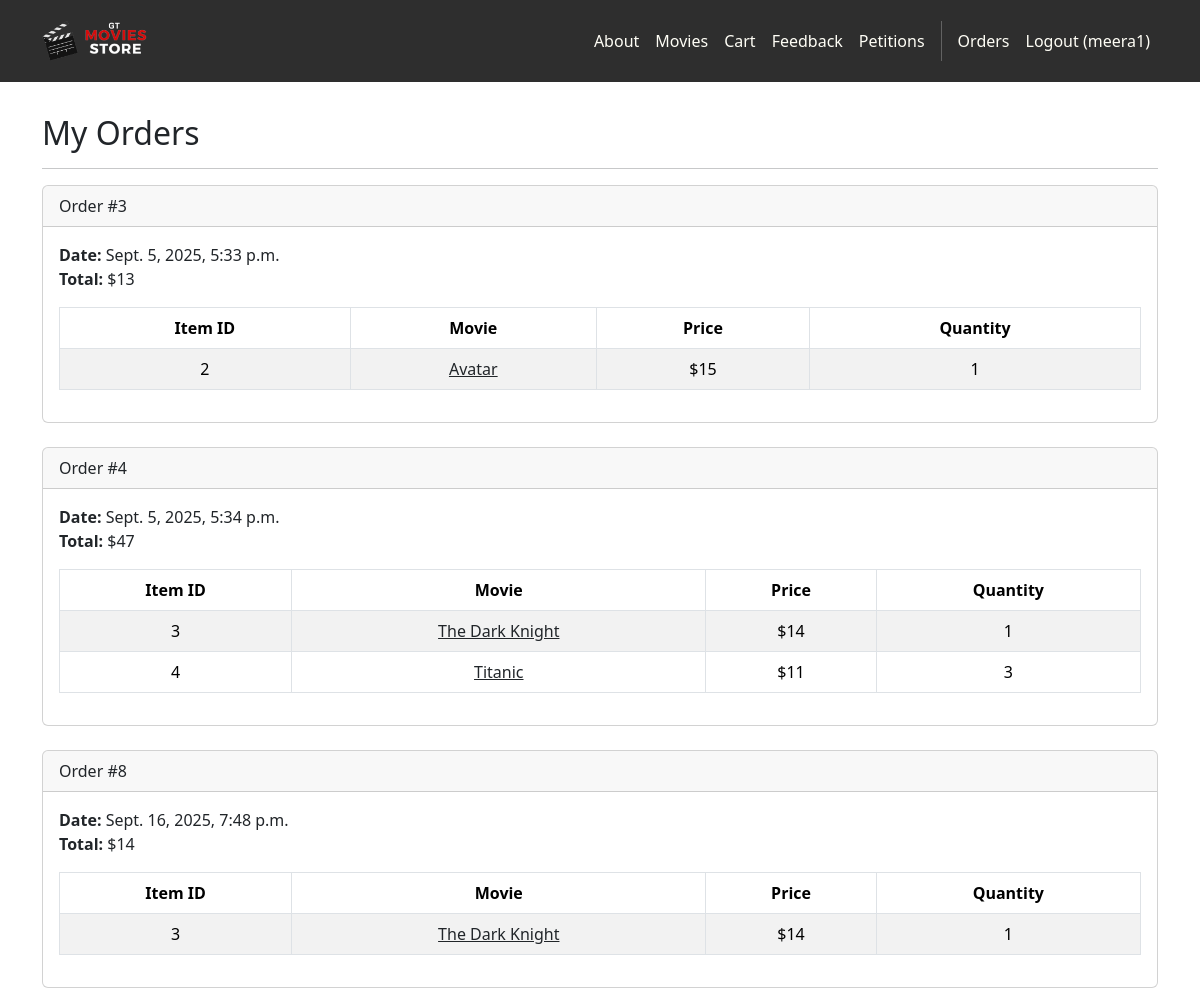
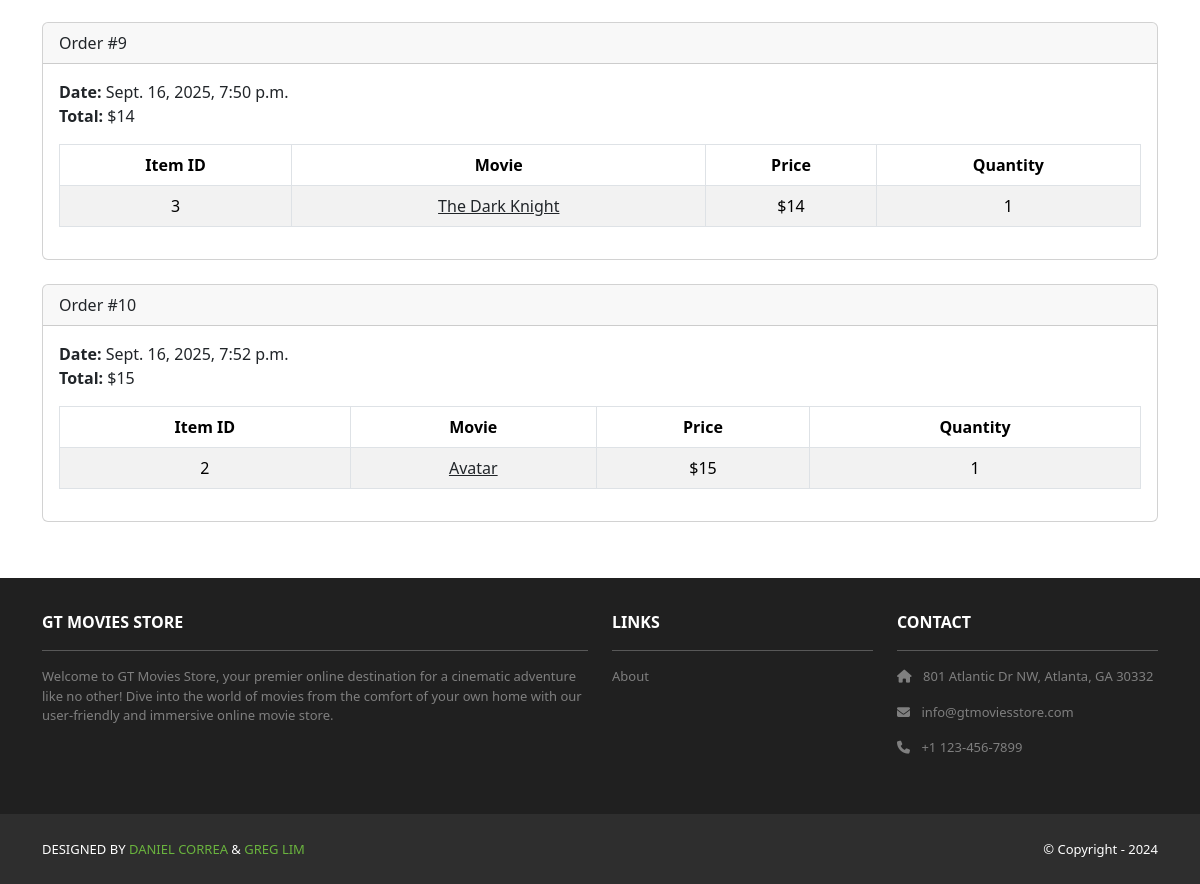
The page /accounts/orders/ (signed in) on the database its author committed (2 pictures, top to bottom).
### cart/models.py (models this page shows, shortened)
class Order(models.Model):
    id = models.AutoField(primary_key=True)
    total = models.IntegerField()
    date = models.DateTimeField(auto_now_add=True)
    user = models.ForeignKey(User, on_delete=models.CASCADE)

class Item(models.Model):
    id = models.AutoField(primary_key=True)
    price = models.IntegerField()
    quantity = models.IntegerField()
    order = models.ForeignKey(Order, on_delete=models.CASCADE)
    movie = models.ForeignKey(Movie, on_delete=models.CASCADE)

### movies/models.py (models this page shows, shortened)
class Movie(models.Model):
    id = models.AutoField(primary_key=True)
    name = models.CharField(max_length=255)
    price = models.IntegerField()
    description = models.TextField()
    image = models.ImageField(upload_to='movie_images/')

### accounts/views.py (the view)
# urls.py: path('orders/', views.orders, name='accounts.orders'),
@login_required
def orders(request):
    template_data = {}
    template_data['title'] = 'Orders'
    template_data['orders'] = request.user.order_set.all()
    return render(request, 'accounts/orders.html',  {'template_data': template_data})

### accounts/templates/accounts/orders.html
{% extends 'base.html' %}
{% block content %}
<div class="p-3">
    <div class="container">
        <div class="row mt-3">
            <div class="col mx-auto mb-3">
                <h2>My Orders</h2>
                <hr />
                {% for order in template_data.orders %}
                <div class="card mb-4">
                    <div class="card-header">
                    Order #{{ order.id }}
                    </div>
                    <div class="card-body">
                        <b>Date:</b> {{ order.date }}<br />
                        <b>Total:</b> ${{ order.total }}<br />
                        <table class="table table-bordered table-striped text-center mt-3">
                            <thead>
                                <tr>
                                    <th scope="col">Item ID</th>
                                    <th scope="col">Movie</th>
                                    <th scope="col">Price</th>
                                    <th scope="col">Quantity</th>
                                </tr>
                            </thead>
                            <tbody>
                                {% for item in order.item_set.all %}
                                <tr>
                                    <td>{{ item.movie.id }}</td>
                                    <td> <a class="link-dark" href="{% url 'movies.show' id=item.movie.id %}">
                                        {{ item.movie.name }} </a>
                                    </td>
                                    <td>${{ item.movie.price }}</td>
                                    <td>{{ item.quantity }}</td>
                                </tr>
                                {% endfor %}
                            </tbody>
                        </table>
                    </div>
                </div>
                {% endfor %}
            </div>
        </div>
    </div>
</div>
{% endblock content %}

### moviesstore/templates/base.html (shortened to what this page needs)
<!DOCTYPE html>
<html>
    {% load static %}
    <head>
        <link href=
        "https://cdn.jsdelivr.net/npm/bootstrap@5.3.3/dist/css/bootstrap.min.css" rel="stylesheet"
>
        <link rel=
        "stylesheet" href="https://cdnjs.cloudflare.com/ajax/libs/font-awesome/6.1.1/css/all.min.css">
        <link rel="stylesheet" type="text/css" href="{% static 'css/style.css' %}">
    </head>
    <body>
        <nav class="p-3 navbar navbar-dark bg-dark navbar-expand-lg">
            <div class="container">
                <a class="navbar-brand" href="{% url 'home.index' %}">
                    <img src="{% static 'img/logo.png' %}" alt="logo" height="40" />
                </a>
                <div class="collapse navbar-collapse" id="navbarNavAltMarkup">
                    <div class="navbar-nav ms-auto navbar-ml">
                        <a class="nav-link" href="{% url 'home.about' %}">About</a>
                        <a class="nav-link" href= "{% url 'movies.index' %}">Movies</a>
                        <a class="nav-link" href="{% url 'cart.index' %}">Cart</a>
                        <a class="nav-link" href="{% url 'cart.all_feedback' %}">Feedback</a>
                        <a class="nav-link" href="{% url 'petition_list' %}">Petitions</a>
                        {% if user.is_authenticated %}
                        <a class="nav-link" href="{% url 'accounts.orders' %}">Orders</a>
                        <a class="nav-link" href="{% url 'accounts.logout' %}">Logout ({{user.username }})</a>
                        {% else %}
                        <a class="nav-link" href="{% url 'accounts.login' %}">Login</a>
                        <a class="nav-link" href="{% url 'accounts.signup' %}">Sign Up</a>
                        {% endif %}
                    </div>
                </div>
            </div>
        </nav>
        <div>
            {% block content %}
            {% endblock content %}
        </div>
        <section class="p-3 ms-footer">
            <div class="container">
                <div class="row mt-3 text-white">
                    <div class="col-md-6 col-lg-6 col-xl-6 mx-auto mb-4">
                        <b>GT MOVIES STORE</b>
                        <hr />
                        <p>Welcome to GT Movies Store, your premier online destination for a cinematic
                        adventure like no other! Dive into the world of movies from the comfort of your own home with our user-friendly
                        and immersive online movie store.</p>
                    </div>
                    <div class="col-md-3 col-lg-3 col-xl-3 mx-auto mb-4">
                        <b>LINKS</b>
                        <hr />
                        <p><a class="nav-link" href="{% url 'home.about' %}">About</a></p>
                    </div>
                    <div class="col-md-3 col-lg-3 col-xl-3 mx-auto mb-4">
                        <b>CONTACT</b>
                        <hr />
                        <p><i class="fas fa-home me-2"></i> 801 Atlantic Dr NW, Atlanta, GA 30332</p>
                        <p><i class="fas fa-envelope me-2"></i> info@gtmoviesstore.com</p>
                        <p><i class="fas fa-phone me-2"></i> +1 123-456-7899</p>
                    </div>
                </div>
            </div>
        </section>
        <section class="p-3 ms-footer-bottom bg-dark">
            <div class="container d-flex justify-content-between">
                <div class="me-5 text-white">
                    <span>DESIGNED BY <a href="https://www.x.com/danielgarax" target="_blank">DANIEL CORREA</a> & <a href="https://www.x.com/greglim81" target="_blank">GREG LIM</a>
                    </span>
                </div>
                <div class="text-white">
                    <span>© Copyright - 2024</span>
                </div>
            </div>
        </section>
    </body>
</html>

### moviesstore/static/css/style.css (style rules this page uses)
.navbar a.nav-link { color: #FFFEF6 !important; }
.bg-dark { background-color: #2E2E2E !important; }
.ms-footer { background-color: #202020; }
.ms-footer p { color: #7F7F7F; font-size: 13px; }
.ms-footer-bottom span { font-size: 13px; line-height: 38px; }
.ms-footer-bottom a { color: #6ab43e; text-decoration: none; }

### rows shown on the page
Order: id "3", date "Sept. 5, 2025, 5:33 p.m.", total "13"
Item: movie.id "2", movie.name "Avatar", movie.price "15", quantity "1"
Order: id "4", date "Sept. 5, 2025, 5:34 p.m.", total "47"
Item: movie.id "3", movie.name "The Dark Knight", movie.price "14", quantity "1"
Item: movie.id "4", movie.name "Titanic", movie.price "11", quantity "3"
Order: id "8", date "Sept. 16, 2025, 7:48 p.m.", total "14"
Item: movie.id "3", movie.name "The Dark Knight", movie.price "14", quantity "1"
Order: id "9", date "Sept. 16, 2025, 7:50 p.m.", total "14"
Item: movie.id "3", movie.name "The Dark Knight", movie.price "14", quantity "1"
Order: id "10", date "Sept. 16, 2025, 7:52 p.m.", total "15"
Item: movie.id "2", movie.name "Avatar", movie.price "15", quantity "1"

### other values the page prints
{{ user.username }} "meera1"
